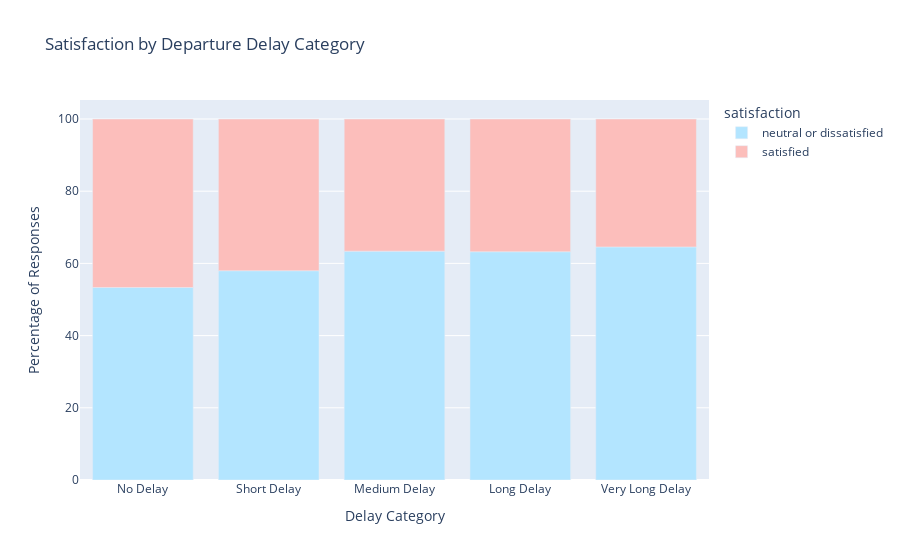

Write notebook code for a chart like this one.
### Code cell
# Custom delay category
if 'Delay Category' not in data:
    data['Delay Category'] = pd.cut(data['Departure Delay in Minutes'],
                                    bins=[-1, 0, 30, 60, 120, float('inf')],
                                    labels=['No Delay', 'Short Delay', 'Medium Delay', 'Long Delay', 'Very Long Delay'])

# Prepare the data for plotting
delay_satisfaction_counts = data.groupby(['Delay Category', 'satisfaction']).size().reset_index(name='counts')
total_counts = delay_satisfaction_counts.groupby('Delay Category')['counts'].transform('sum')
delay_satisfaction_counts['percentage'] = (delay_satisfaction_counts['counts'] / total_counts * 100).round(2)

# Define custom colors
color_discrete_map = {
    'satisfied': 'rgb(252,190,187)',  # even lighter pink
    'neutral or dissatisfied': 'rgb(179,229,255)'  # even lighter blue
}
# Create the interactive plot
fig = px.bar(delay_satisfaction_counts, x='Delay Category', y='percentage', color='satisfaction',
             labels={'percentage': 'Percentage of Responses', 'Delay Category': 'Delay Category'},
             title='Satisfaction by Departure Delay Category',
             hover_data={'counts': True},
             color_discrete_map=color_discrete_map)

fig.show()

### Figure 1 — Plotly figure (JSON) as saved in the notebook; plotly's stock layout.template omitted (floating-point values rounded to 4 significant figures)
{"data": [{"alignmentgroup": "True", "customdata": [[7831], [4475], [1162], [748], [357]], "hovertemplate": "satisfaction=neutral or dissatisfied<br>Delay Category=%{x}<br>Percentage of Responses=%{y}<br>counts=%{customdata[0]}<extra></extra>", "legendgroup": "neutral or dissatisfied", "marker": {"color": "rgb(179,229,255)", "pattern": {"shape": ""}}, "name": "neutral or dissatisfied", "offsetgroup": "neutral or dissatisfied", "orientation": "v", "showlegend": true, "textposition": "auto", "type": "bar", "x": ["No Delay", "Short Delay", "Medium Delay", "Long Delay", "Very Long Delay"], "xaxis": "x", "y": [53.32, 57.97, 63.39, 63.23, 64.56], "yaxis": "y"}, {"alignmentgroup": "True", "customdata": [[6857], [3244], [671], [435], [196]], "hovertemplate": "satisfaction=satisfied<br>Delay Category=%{x}<br>Percentage of Responses=%{y}<br>counts=%{customdata[0]}<extra></extra>", "legendgroup": "satisfied", "marker": {"color": "rgb(252,190,187)", "pattern": {"shape": ""}}, "name": "satisfied", "offsetgroup": "satisfied", "orientation": "v", "showlegend": true, "textposition": "auto", "type": "bar", "x": ["No Delay", "Short Delay", "Medium Delay", "Long Delay", "Very Long Delay"], "xaxis": "x", "y": [46.68, 42.03, 36.61, 36.77, 35.44], "yaxis": "y"}], "layout": {"barmode": "relative", "legend": {"title": {"text": "satisfaction"}, "tracegroupgap": 0}, "title": {"text": "Satisfaction by Departure Delay Category"}, "xaxis": {"anchor": "y", "domain": [0, 1], "title": {"text": "Delay Category"}}, "yaxis": {"anchor": "x", "domain": [0, 1], "title": {"text": "Percentage of Responses"}}}}
